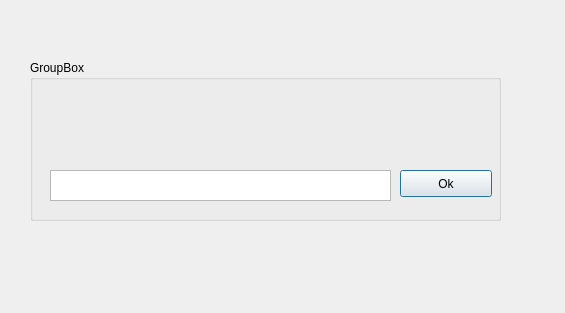
<?xml version="1.0" encoding="UTF-8"?>
<ui version="4.0">
 <class>Dialog</class>
 <widget class="QDialog" name="Dialog">
  <property name="geometry">
   <rect>
    <x>0</x>
    <y>0</y>
    <width>565</width>
    <height>313</height>
   </rect>
  </property>
  <property name="windowTitle">
   <string>Dialog</string>
  </property>
  <widget class="QGroupBox" name="groupBox">
   <property name="geometry">
    <rect>
     <x>30</x>
     <y>60</y>
     <width>471</width>
     <height>161</height>
    </rect>
   </property>
   <property name="title">
    <string>GroupBox</string>
   </property>
   <widget class="QTextEdit" name="txtInput">
    <property name="geometry">
     <rect>
      <x>20</x>
      <y>110</y>
      <width>341</width>
      <height>31</height>
     </rect>
    </property>
   </widget>
   <widget class="QPushButton" name="btnOk">
    <property name="geometry">
     <rect>
      <x>370</x>
      <y>110</y>
      <width>92</width>
      <height>27</height>
     </rect>
    </property>
    <property name="text">
     <string>Ok</string>
    </property>
   </widget>
  </widget>
 </widget>
 <resources/>
 <connections/>
</ui>
